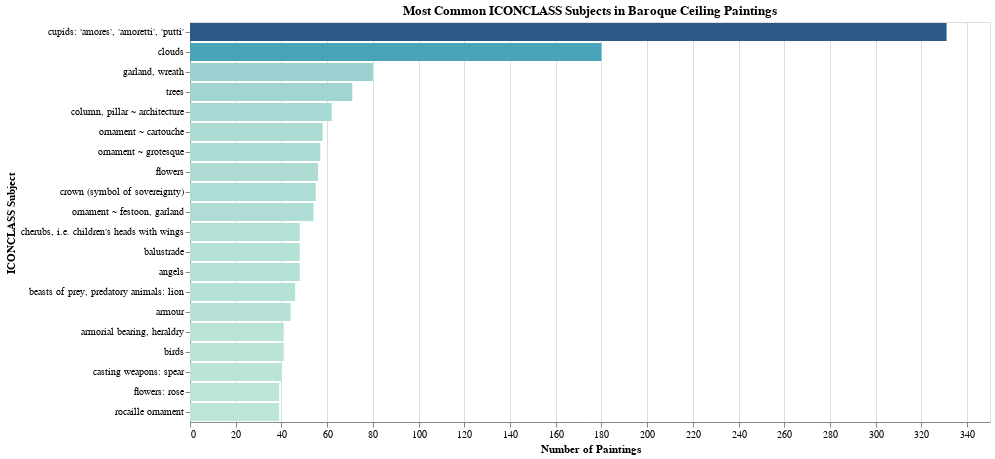

Notebook cell for this chart:
### Code cell
# =============================================================================
# CELL 13: Subject/Theme Analysis (ICONCLASS only)
# =============================================================================
# Filter: Only ceiling paintings (via Getty AAT), display only ICONCLASS subjects

print("📚 SUBJECT/THEME ANALYSIS (ICONCLASS)")
print("=" * 60)

subjects_df = con.execute("""
    SELECT 
        s.subject_label,
        COUNT(DISTINCT ps.nfdi_uri) as painting_count
    FROM painting_subjects ps
    JOIN subjects s ON ps.subject_uri = s.subject_uri
    -- Only include paintings that are classified as "ceiling paintings" by Getty AAT
    WHERE ps.nfdi_uri IN (
        SELECT ps2.nfdi_uri 
        FROM painting_subjects ps2
        JOIN subjects s2 ON ps2.subject_uri = s2.subject_uri
        WHERE s2.subject_source = 'GETTY_AAT' 
          AND s2.subject_label = 'ceiling paintings'
    )
    -- Only show ICONCLASS subjects (not Getty AAT)
    AND s.subject_source = 'ICONCLASS'
    AND s.subject_label IS NOT NULL
    GROUP BY s.subject_label
    ORDER BY painting_count DESC
    LIMIT 30
""").pl()

print(subjects_df)

# Visualization
if len(subjects_df) > 0:
    chart = alt.Chart(subjects_df.head(20).to_pandas()).mark_bar().encode(
        x=alt.X('painting_count:Q', title='Number of Paintings'),
        y=alt.Y('subject_label:N', sort='-x', title='ICONCLASS Subject'),
        color=alt.Color('painting_count:Q', scale=alt.Scale(scheme='tealblues'), legend=None),
        tooltip=['subject_label', 'painting_count']
    ).properties(
        title='Most Common ICONCLASS Subjects in Baroque Ceiling Paintings',
        width=800,
        height=400
    )
    ipython_display(chart)

### Figure 1 — Vega-Lite specification as saved in the notebook (floating-point values rounded to 4 significant figures)
{"config": {"view": {"continuousWidth": 300, "continuousHeight": 300}}, "data": {"name": "data-3a1ee14f7d040db2b5820a767fe7023d"}, "mark": {"type": "bar"}, "encoding": {"color": {"field": "painting_count", "legend": null, "scale": {"scheme": "tealblues"}, "type": "quantitative"}, "tooltip": [{"field": "subject_label", "type": "nominal"}, {"field": "painting_count", "type": "quantitative"}], "x": {"field": "painting_count", "title": "Number of Paintings", "type": "quantitative"}, "y": {"field": "subject_label", "sort": "-x", "title": "ICONCLASS Subject", "type": "nominal"}}, "height": 400, "title": "Most Common ICONCLASS Subjects in Baroque Ceiling Paintings", "width": 800, "$schema": "https://vega.github.io/schema/vega-lite/v6.1.0.json", "datasets": {"data-3a1ee14f7d040db2b5820a767fe7023d": [{"subject_label": "cupids: 'amores', 'amoretti', 'putti'", "painting_count": 331}, {"subject_label": "clouds", "painting_count": 180}, {"subject_label": "garland, wreath", "painting_count": 80}, {"subject_label": "trees", "painting_count": 71}, {"subject_label": "column, pillar ~ architecture", "painting_count": 62}, {"subject_label": "ornament ~ cartouche", "painting_count": 58}, {"subject_label": "ornament ~ grotesque", "painting_count": 57}, {"subject_label": "flowers", "painting_count": 56}, {"subject_label": "crown (symbol of sovereignty)", "painting_count": 55}, {"subject_label": "ornament ~ festoon, garland", "painting_count": 54}, {"subject_label": "cherubs, i.e. children's heads with wings", "painting_count": 48}, {"subject_label": "balustrade", "painting_count": 48}, {"subject_label": "angels", "painting_count": 48}, {"subject_label": "beasts of prey, predatory animals: lion", "painting_count": 46}, {"subject_label": "armour", "painting_count": 44}, {"subject_label": "armorial bearing, heraldry", "painting_count": 41}, {"subject_label": "birds", "painting_count": 41}, {"subject_label": "casting weapons: spear", "painting_count": 40}, {"subject_label": "flowers: rose", "painting_count": 39}, {"subject_label": "rocaille ornament", "painting_count": 39}]}}
